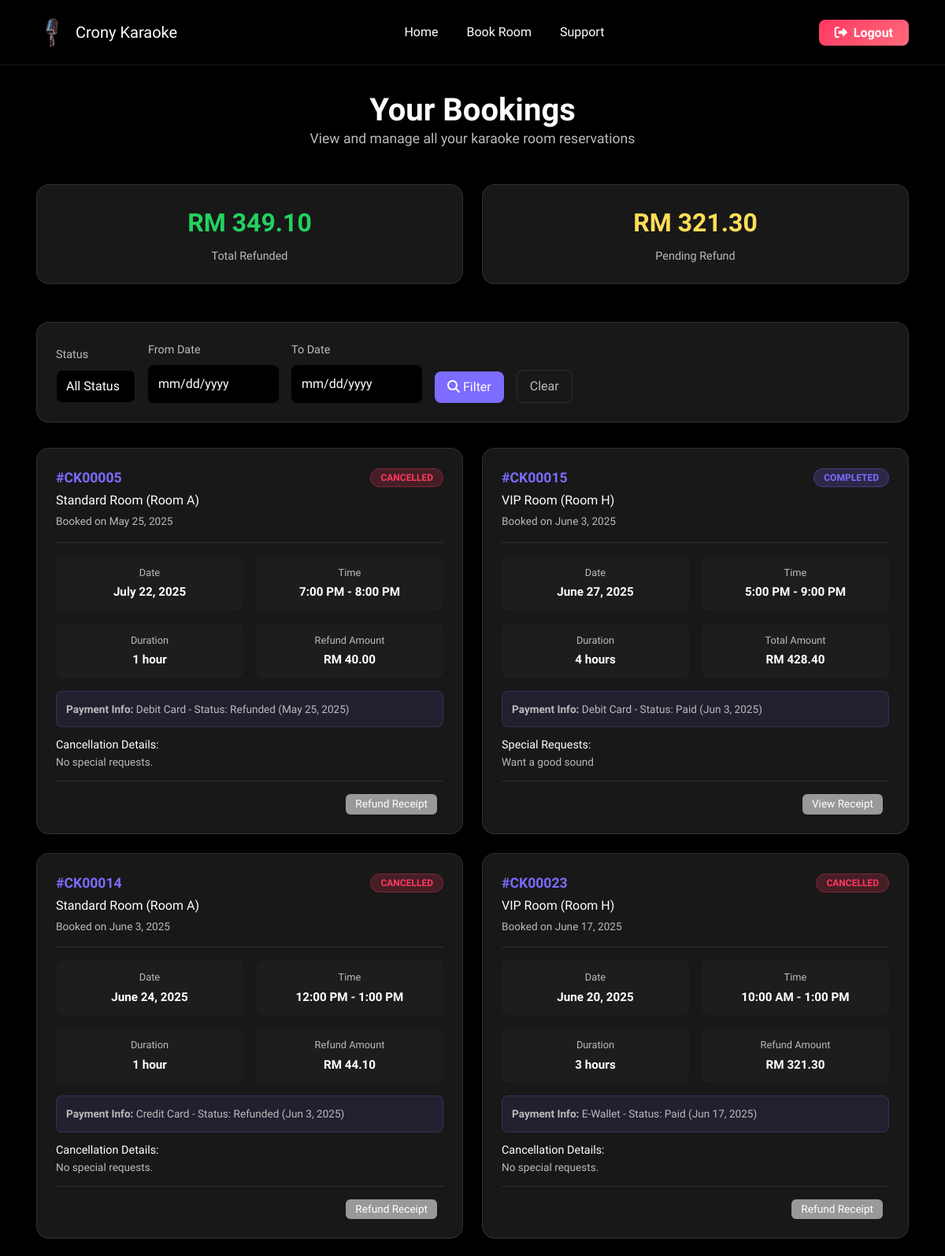
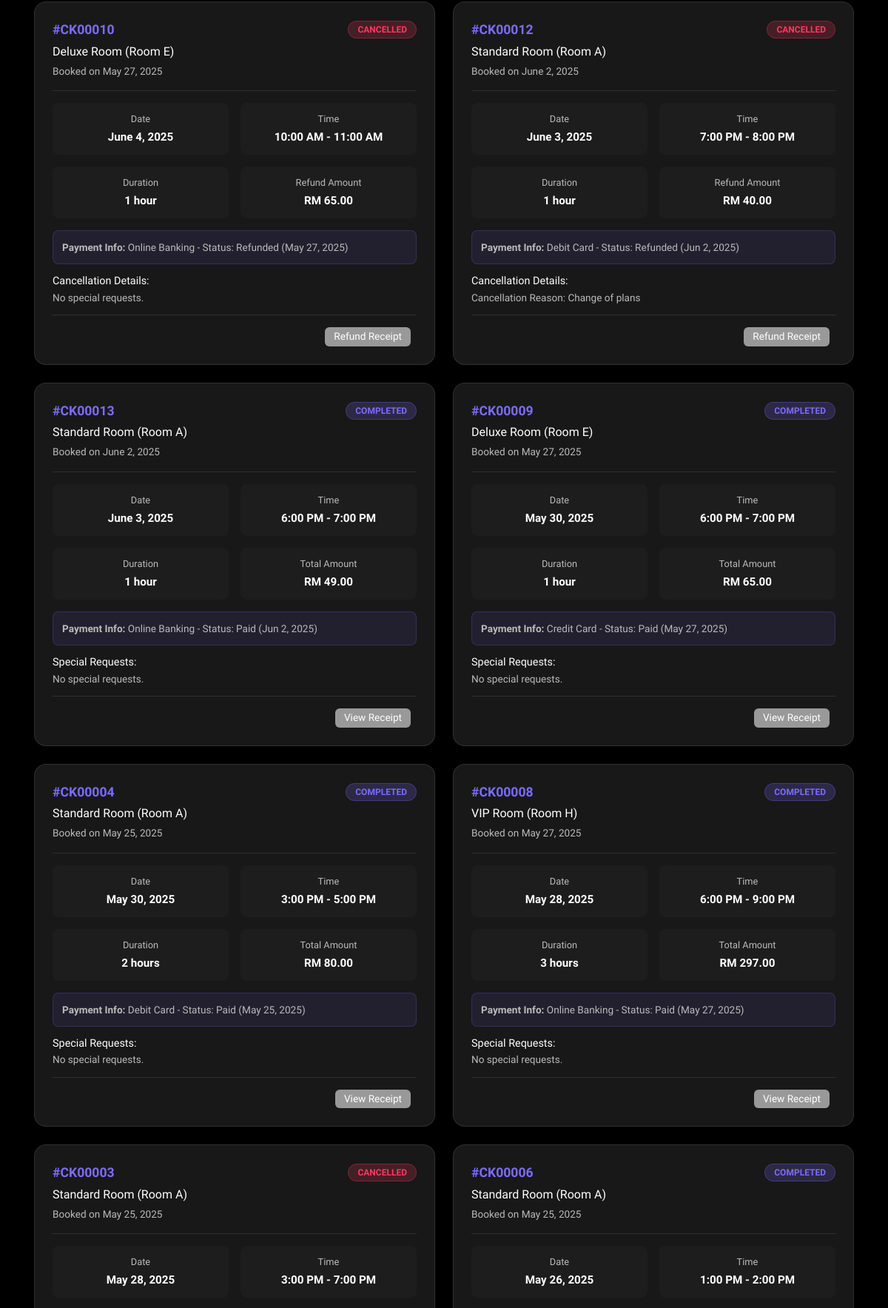
The app's page /user/booking.php (signed in, upper part) with its own data (2 pictures, top to bottom).
### tables this page shows
CREATE TABLE `reservations` (
  `reservationID` int(11) NOT NULL,
  `userID` int(11) DEFAULT NULL,
  `roomID` int(11) DEFAULT NULL,
  `reservationDate` date DEFAULT NULL,
  `startTime` time DEFAULT NULL,
  `endTime` time DEFAULT NULL,
  `totalPrice` decimal(10,2) DEFAULT NULL,
  `status` enum('pending','confirmed','cancelled') DEFAULT 'pending',
  `addInfo` text NOT NULL,
  `createdAt` timestamp NOT NULL DEFAULT current_timestamp()
);

CREATE TABLE `packages` (
  `packageID` int(11) NOT NULL,
  `packageName` varchar(100) DEFAULT NULL,
  `description` text DEFAULT NULL,
  `pricePerHour` decimal(10,2) DEFAULT NULL
);

CREATE TABLE `rooms` (
  `roomID` int(11) NOT NULL,
  `roomName` varchar(100) DEFAULT NULL,
  `capacity` int(11) DEFAULT NULL,
  `status` enum('available','unavailable') DEFAULT 'available',
  `packageID` int(11) DEFAULT NULL
);

CREATE TABLE `payments` (
  `paymentID` int(11) NOT NULL,
  `reservationID` int(11) DEFAULT NULL,
  `paymentMethod` varchar(50) DEFAULT NULL,
  `amountPaid` decimal(10,2) DEFAULT NULL,
  `paymentDate` timestamp NOT NULL DEFAULT current_timestamp(),
  `paymentStatus` enum('pending','paid','refunded') DEFAULT 'pending'
);

### user/booking.php (the view, shortened to what this page needs)
<?php
include '../dbconfig.php';
$userID = $_SESSION['userID'];
$statsQuery = "
    SELECT
        COUNT(*) as total_bookings,
        SUM(CASE WHEN r.status = 'confirmed' THEN 1 ELSE 0 END) as confirmed_bookings,
        SUM(CASE WHEN r.status = 'pending' THEN 1 ELSE 0 END) as pending_bookings,
        SUM(CASE WHEN r.status = 'cancelled' THEN 1 ELSE 0 END) as cancelled_bookings,
        SUM(CASE WHEN p.paymentStatus = 'refunded' THEN p.amountPaid ELSE 0 END) as total_refunded,
        SUM(CASE WHEN r.status = 'cancelled' AND p.paymentStatus = 'paid' THEN p.amountPaid ELSE 0 END) as pending_refund
    FROM reservations r
    LEFT JOIN payments p ON r.reservationID = p.reservationID
    WHERE r.userID = ?
";
$stmt = $conn->prepare($statsQuery);
$stmt->bind_param("i", $userID);
$stmt->execute();
$stats = $stmt->get_result()->fetch_assoc();
$bookingsQuery = "
    SELECT
        r.reservationID,
        r.reservationDate,
        r.startTime,
        r.endTime,
        r.totalPrice,
        r.status as reservationStatus,
        r.addInfo,
        r.createdAt,
        ro.roomName,
        pk.packageName,
        pk.pricePerHour,
        p.paymentStatus,
        p.paymentMethod,
        p.amountPaid,
        p.paymentDate,
        TIMESTAMPDIFF(HOUR, r.startTime, r.endTime) as duration
    FROM reservations r
    JOIN rooms ro ON r.roomID = ro.roomID
    JOIN packages pk ON ro.packageID = pk.packageID
    LEFT JOIN payments p ON r.reservationID = p.reservationID
    WHERE r.userID = ?
    ORDER BY r.reservationDate DESC, r.startTime DESC
";
$stmt = $conn->prepare($bookingsQuery);
$stmt->bind_param("i", $userID);
$stmt->execute();
$bookings = $stmt->get_result();
?>
<!DOCTYPE html>
<html lang="en">
<head>
  <link rel="stylesheet" href="../assets/bootstrap/css/bootstrap.min.css">
  <link rel="stylesheet" href="../assets/animatecss/animate.css">
  <link rel="stylesheet" href="../assets/theme/css/style.css">
  <link rel="stylesheet" href="https://cdnjs.cloudflare.com/ajax/libs/font-awesome/6.4.2/css/all.min.css">
  <link rel="stylesheet" href="style.css">
</head>
<body>
  <nav class="navbar navbar-expand-lg navbar-dark fixed-top">
    <div class="container">
      <a class="navbar-brand" href="user_home.php">
        <img src="../assets/images/cronykaraoke-1.webp" alt="Crony Karaoke Logo">
        <span>Crony Karaoke</span>
      </a>
      <div class="collapse navbar-collapse" id="navbarNav">
        <ul class="navbar-nav ms-auto me-auto">
          <li class="nav-item">
            <a class="nav-link" href="user_home.php">Home</a>
          </li>
          <li class="nav-item">
            <a class="nav-link" href="make_reservation.php">Book Room</a>
          </li>
          <li class="nav-item">
            <a class="nav-link" href="mailto:helper@cronykaraoke.com">Support</a>
          </li>
        </ul>
        <a class="btn-logout" href="../logout.php">
          <i class="fas fa-sign-out-alt me-1"></i>
          Logout
        </a>
      </div>
    </div>
  </nav>
  <main class="main-content">
    <div class="container">
      <div class="page-header">
        <h1 class="page-title">Your Bookings</h1>
        <p class="page-subtitle">View and manage all your karaoke room reservations</p>
      </div>
      <div class="stats-grid">
        <div class="stats-card">
          <div class="stats-number stats-refunded">RM <?php echo number_format($stats['total_refunded'], 2); ?></div>
          <div class="stats-label">Total Refunded</div>
        </div>
        <div class="stats-card">
          <div class="stats-number stats-pending">RM <?php echo number_format($stats['pending_refund'], 2); ?></div>
          <div class="stats-label">Pending Refund</div>
        </div>
      </div>
      <div class="filter-section">
        <form class="filter-form" onsubmit="applyFilters(); return false;">
          <div class="filter-group">
            <label class="filter-label">Status</label>
            <select class="form-select" id="statusFilter">
              <option value="">All Status</option>
            </select>
          </div>
          <div class="filter-group">
            <label class="filter-label">From Date</label>
            <input type="date" class="form-control" id="dateFrom">
          </div>
          <div class="filter-group">
            <label class="filter-label">To Date</label>
            <input type="date" class="form-control" id="dateTo">
          </div>
          <div class="filter-group">
            <button type="submit" class="btn-filter">
              <i class="fas fa-search me-1"></i>Filter
            </button>
          </div>
          <div class="filter-group">
            <button type="button" class="btn-clear" onclick="clearFilters()">
              Clear
            </button>
          </div>
        </form>
      </div>
      <div id="bookings-container">
        <?php if ($bookings->num_rows > 0): ?>
        <div class="bookings-grid">
        <?php
          while ($booking = $bookings->fetch_assoc()):
            $currentDate = new DateTime();
            $bookingDate = new DateTime($booking['reservationDate']);
            $isPastBooking = $bookingDate < $currentDate;
            $displayStatus = $booking['reservationStatus'];
            if ($displayStatus == 'confirmed' && $isPastBooking) {
                $displayStatus = 'completed';
            }
            $formattedDate = date('F j, Y', strtotime($booking['reservationDate']));
            $formattedStartTime = date('g:i A', strtotime($booking['startTime']));
            $formattedEndTime = date('g:i A', strtotime($booking['endTime']));
            $createdDate = date('F j, Y', strtotime($booking['createdAt']));
            $bookingReference = '#CK' . str_pad($booking['reservationID'], 5, '0', STR_PAD_LEFT);
        ?>
          <div class="booking-card" data-status="<?php echo $booking['reservationStatus']; ?>" data-date="<?php echo $booking['reservationDate']; ?>">
            <div class="booking-header">
              <div>
                <div class="booking-reference"><?php echo $bookingReference; ?></div>
                <div class="booking-room"><?php echo $booking['packageName']; ?> Room (<?php echo $booking['roomName']; ?>)</div>
                <div class="booking-created">Booked on <?php echo $createdDate; ?></div>
              </div>
              <div>
                <span class="status-badge status-<?php echo $displayStatus; ?>">
                  <?php
                  echo ucfirst($displayStatus);
                  ?>
                </span>
              </div>
            </div>
            <div class="booking-details">
              <div class="detail-item">
                <div class="detail-label">Date</div>
                <div class="detail-value"><?php echo $formattedDate; ?></div>
              </div>
              <div class="detail-item">
                <div class="detail-label">Time</div>
                <div class="detail-value"><?php echo $formattedStartTime . ' - ' . $formattedEndTime; ?></div>
              </div>
              <div class="detail-item">
                <div class="detail-label">Duration</div>
                <div class="detail-value"><?php echo $booking['duration']; ?> hour<?php echo $booking['duration'] > 1 ? 's' : ''; ?></div>
              </div>
              <div class="detail-item">
                <div class="detail-label"><?php echo $booking['reservationStatus'] == 'cancelled' ? 'Refund Amount' : 'Total Amount'; ?></div>
                <div class="detail-value">RM <?php echo number_format($booking['totalPrice'], 2); ?></div>
              </div>
            </div>
            <?php if ($booking['paymentStatus'] && $booking['paymentMethod']): ?>
            <div class="payment-info">
              <strong>Payment Info:</strong> <?php echo ucfirst($booking['paymentMethod']); ?> -
              Status: <?php echo ucfirst($booking['paymentStatus']); ?>
              <?php if ($booking['paymentDate']): ?>
              (<?php echo date('M j, Y', strtotime($booking['paymentDate'])); ?>)
              <?php endif; ?>
            </div>
            <?php endif; ?>
            <div class="special-requests">
              <h6>
                <?php echo $booking['reservationStatus'] == 'cancelled' ? 'Cancellation Details:' : 'Special Requests:'; ?>
              </h6>
              <p>
                <?php echo !empty($booking['addInfo']) ? nl2br(htmlspecialchars($booking['addInfo'])) : 'No special requests.'; ?>
              </p>
            </div>
            <div class="action-buttons">
              <?php if ($booking['paymentStatus']): ?>
                <a href="view_invoice.php?id=<?php echo $booking['reservationID']; ?>" class="action-btn btn-secondary-action">
                  <?php echo $booking['reservationStatus'] == 'cancelled' ? 'Refund Receipt' : 'View Receipt'; ?>
                </a>
              <?php endif; ?>
            </div>
          </div>
        <?php endwhile; ?>
        </div>
        <?php endif; ?>
      </div>
    </div>
  </main>
</body>
</html>

### assets/theme/css/style.css (style rules this page uses)
body { font-style: normal; line-height: 1.5; font-weight: 400; color: #232323; position: relative; }
button { background-color: transparent; border-color: transparent; }
section, .container, .container-fluid { position: relative; word-wrap: break-word; }
a { font-style: normal; font-weight: 400; cursor: pointer; }
a, a:hover { text-decoration: none; }
h1, h2, h3, h4, h5, h6, .display-1, .display-2, .display-4, .display-5, .display-7, span, p, a { line-height: 1; word-break: break-word; word-wrap: break-word; font-weight: 400; }
b, strong { font-weight: bold; }
img, iframe { display: block; width: 100%; }
[type=submit] { -webkit-appearance: none; }
.navbar { display: -webkit-flex; -webkit-flex-wrap: wrap; -webkit-align-items: center; -webkit-justify-content: space-between; }
.navbar-collapse { -webkit-flex-basis: 100%; -webkit-flex-grow: 1; -webkit-align-items: center; }
html, body { height: auto; min-height: 100vh; }
.form-control { background-color: #ffffff; background-clip: border-box; color: #232323; line-height: 1rem !important; height: auto; padding: 1.2rem 2rem; transition: border-color 0.25s ease 0s; border: 1px solid transparent !important; border-radius: 4px; box-shadow: rgba(0, 0, 0, 0.07) 0px 1px 1px 0px, rgba(0, 0, 0, 0.07) 0px 1px 3px 0px, rgba(0, 0, 0, 0.03) 0px 0px 0px 1px; }
.form-control, form .btn { min-height: 48px; }
ul, ol, pre, blockquote { margin-bottom: 2.3125rem; }
.container, .container-fluid { padding-left: 16px; padding-right: 16px; }

### user/style.css (style rules this page uses)
:root { --primary-color: #7c6cff; --primary-light: #afa5f5; --bg-dark: #000; --bg-card: #181818; --text-white: #fff; --text-gray: #bbb; --text-dark-gray: #999; --border-color: rgba(255, 255, 255, 0.1); --shadow: 0 2px 8px rgba(0,0,0,0.08); --error-color: #ff3860; --success-color: #23d160; --warning-color: #ffdd57; }
body { background-color: var(--bg-dark); color: var(--text-white); font-family: 'Inter Tight', sans-serif; min-height: 100vh; }
.navbar { background: rgba(0,0,0,0.95) !important; backdrop-filter: blur(10px); border-bottom: 1px solid var(--border-color); padding: 1rem 0; }
.navbar-brand { font-weight: 700; color: var(--text-white) !important; display: flex; align-items: center; }
.navbar-brand img { height: 40px; margin-right: 10px; }
.navbar-nav .nav-link { color: var(--text-white) !important; font-weight: 500; margin: 0 10px; transition: color 0.3s ease; }
.btn-logout { background: linear-gradient(135deg, var(--error-color), #ff6b7d); color: white; border: none; padding: 8px 20px; border-radius: 8px; font-weight: 600; text-decoration: none; transition: all 0.3s ease; }
.main-content { padding: 120px 0 80px 0; min-height: calc(100vh - 200px); }
.status-badge { padding: 4px 12px; border-radius: 20px; font-size: 0.85rem; font-weight: 600; text-transform: uppercase; }
.status-cancelled { background: rgba(255, 56, 96, 0.2); color: var(--error-color); border: 1px solid rgba(255, 56, 96, 0.3); }
.action-btn { padding: 6px 12px; border-radius: 6px; font-size: 0.85rem; font-weight: 500; text-decoration: none; transition: all 0.3s ease; margin-right: 0.5rem; }

### records on screen
reservations: reservationID "#CK00005", packages.packageName "Standard", roomID.roomName "Room A", createdAt "May 25, 2025", status "CANCELLED", reservationDate "July 22, 2025", startTime "7:00 PM", endTime "8:00 PM", duration "1", shows "Refund Amount", totalPrice "40.00", payments.paymentMethod "Debit Card", payments.paymentStatus "Refunded", payments.paymentDate "May 25, 2025", shows "Cancellation Details:", addInfo "No special requests.", shows "Refund Receipt"
reservations: reservationID "#CK00015", packages.packageName "VIP", roomID.roomName "Room H", createdAt "June 3, 2025", displayStatus "COMPLETED", reservationDate "June 27, 2025", startTime "5:00 PM", endTime "9:00 PM", duration "4", shows "Total Amount", totalPrice "428.40", payments.paymentMethod "Debit Card", payments.paymentStatus "Paid", payments.paymentDate "Jun 3, 2025", shows "Special Requests:", addInfo "Want a good sound", shows "View Receipt"
reservations: reservationID "#CK00014", packages.packageName "Standard", roomID.roomName "Room A", createdAt "June 3, 2025", status "CANCELLED", reservationDate "June 24, 2025", startTime "12:00 PM", endTime "1:00 PM", duration "1", shows "Refund Amount", totalPrice "44.10", payments.paymentMethod "Credit Card", payments.paymentStatus "Refunded", payments.paymentDate "Jun 3, 2025", shows "Cancellation Details:", addInfo "No special requests.", shows "Refund Receipt"
reservations: reservationID "#CK00023", packages.packageName "VIP", roomID.roomName "Room H", createdAt "June 17, 2025", status "CANCELLED", reservationDate "June 20, 2025", startTime "10:00 AM", endTime "1:00 PM", duration "3", shows "Refund Amount", totalPrice "321.30", payments.paymentMethod "E-Wallet", payments.paymentStatus "Paid", payments.paymentDate "Jun 17, 2025", shows "Cancellation Details:", addInfo "No special requests.", shows "Refund Receipt"
reservations: reservationID "#CK00010", packages.packageName "Deluxe", roomID.roomName "Room E", createdAt "May 27, 2025", status "CANCELLED", reservationDate "June 4, 2025", startTime "10:00 AM", endTime "11:00 AM", duration "1", shows "Refund Amount", totalPrice "65.00", payments.paymentMethod "Online Banking", payments.paymentStatus "Refunded", payments.paymentDate "May 27, 2025", shows "Cancellation Details:", addInfo "No special requests.", shows "Refund Receipt"
reservations: reservationID "#CK00012", packages.packageName "Standard", roomID.roomName "Room A", createdAt "June 2, 2025", status "CANCELLED", reservationDate "June 3, 2025", startTime "7:00 PM", endTime "8:00 PM", duration "1", shows "Refund Amount", totalPrice "40.00", payments.paymentMethod "Debit Card", payments.paymentStatus "Refunded", payments.paymentDate "Jun 2, 2025", shows "Cancellation Details:", addInfo "Cancellation Reason: Change of plans", shows "Refund Receipt"
reservations: reservationID "#CK00013", packages.packageName "Standard", roomID.roomName "Room A", createdAt "June 2, 2025", displayStatus "COMPLETED", reservationDate "June 3, 2025", startTime "6:00 PM", endTime "7:00 PM", duration "1", shows "Total Amount", totalPrice "49.00", payments.paymentMethod "Online Banking", payments.paymentStatus "Paid", payments.paymentDate "Jun 2, 2025", shows "Special Requests:", addInfo "No special requests.", shows "View Receipt"
reservations: reservationID "#CK00009", packages.packageName "Deluxe", roomID.roomName "Room E", createdAt "May 27, 2025", displayStatus "COMPLETED", reservationDate "May 30, 2025", startTime "6:00 PM", endTime "7:00 PM", duration "1", shows "Total Amount", totalPrice "65.00", payments.paymentMethod "Credit Card", payments.paymentStatus "Paid", payments.paymentDate "May 27, 2025", shows "Special Requests:", addInfo "No special requests.", shows "View Receipt"
reservations: reservationID "#CK00004", packages.packageName "Standard", roomID.roomName "Room A", createdAt "May 25, 2025", displayStatus "COMPLETED", reservationDate "May 30, 2025", startTime "3:00 PM", endTime "5:00 PM", duration "2", shows "Total Amount", totalPrice "80.00", payments.paymentMethod "Debit Card", payments.paymentStatus "Paid", payments.paymentDate "May 25, 2025", shows "Special Requests:", addInfo "No special requests.", shows "View Receipt"
reservations: reservationID "#CK00008", packages.packageName "VIP", roomID.roomName "Room H", createdAt "May 27, 2025", displayStatus "COMPLETED", reservationDate "May 28, 2025", startTime "6:00 PM", endTime "9:00 PM", duration "3", shows "Total Amount", totalPrice "297.00", payments.paymentMethod "Online Banking", payments.paymentStatus "Paid", payments.paymentDate "May 27, 2025", shows "Special Requests:", addInfo "No special requests.", shows "View Receipt"
reservations: reservationID "#CK00003", packages.packageName "Standard", roomID.roomName "Room A", createdAt "May 25, 2025", status "CANCELLED", reservationDate "May 28, 2025", startTime "3:00 PM", endTime "7:00 PM"
reservations: reservationID "#CK00006", packages.packageName "Standard", roomID.roomName "Room A", createdAt "May 25, 2025", displayStatus "COMPLETED", reservationDate "May 26, 2025", startTime "1:00 PM", endTime "2:00 PM"

### other values on screen
$stats['total_refunded'] "349.10"
$stats['pending_refund'] "321.30"
